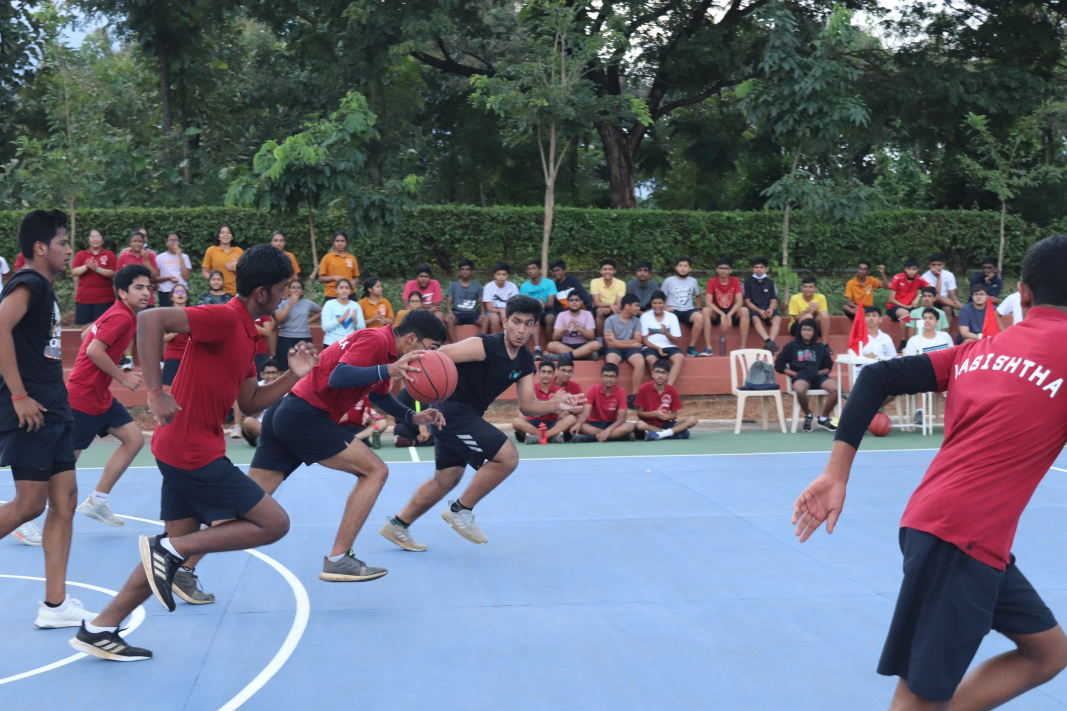
#> input picture assets/source/IMG_0612.JPG, 3200 x 2133 px (shown at 1/3 size); its folder holds only this picture in this run
$ python make-glimpses.py
#> lines starting #> are read from the running program, lines starting #| are printed output that depends on the picture
#!/usr/bin/env python3
"""Build the thumbnails for the Glimpses of CIRS collage on the home page.

    assets/img/glimpses/g01.jpg ... gNN.jpg

Unlike every other derived image on this site these are NOT graded towards
the purple. The collage exists to be the one loud, colourful thing on the
page — a wall of the school's own photographs — and a duotone would turn it
into wallpaper. They get a small lift in saturation and contrast instead.

Square, because the mosaic crops them to a dozen different shapes with
object-fit and a single source has to survive all of them.

Anything whose subject is a logo, a banner or signage is left out.

    python3 tools/make-glimpses.py

This clears the folder, so run tools/make-home-sizes.py after it: the page's
srcset also names the 256px WebP cut of every tile.
"""

import glob
import os
import shutil

from PIL import Image, ImageEnhance, ImageOps

ROOT = os.path.dirname(os.path.dirname(os.path.abspath(__file__)))
SRC = os.path.join(ROOT, "assets/source")
OUT = os.path.join(ROOT, "assets/img/glimpses")

SIZE = 440
QUALITY = 76
SATURATION = 1.12
CONTRAST = 1.04

# Subject is a banner or signage rather than the school, so it reads as a
# logo in a tile that size.
EXCLUDE = {
    "4.JPG",                  # a TEDx backdrop fills the frame
}


def main():
    files = sorted(
        p for p in glob.glob(os.path.join(SRC, "*"))
        if p.lower().endswith((".jpg", ".jpeg", ".png"))
        and os.path.basename(p) not in EXCLUDE
    )
    if os.path.isdir(OUT):
        shutil.rmtree(OUT)
    os.makedirs(OUT)

    total = 0
    for i, p in enumerate(files, 1):
        im = ImageOps.exif_transpose(Image.open(p)).convert("RGB")
#> im is the input picture: PIL image 3200x2133 RGB; mean R, G, B 103, 106.8, 118.5
        s = max(SIZE / im.width, SIZE / im.height)
#> s = 0.206
        im = im.resize((max(SIZE, round(im.width * s)), max(SIZE, round(im.height * s))),
                       Image.LANCZOS)
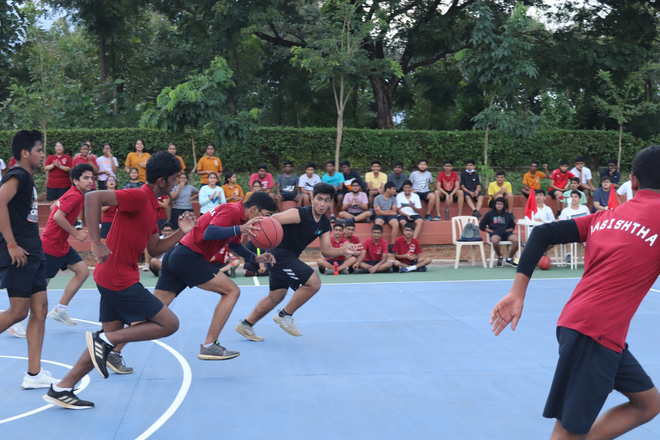
#> im: PIL image 660x440 RGB; mean R, G, B 103, 106.8, 118.5
        x, y = (im.width - SIZE) // 2, (im.height - SIZE) // 2
#> x = 110; y = 0
        im = im.crop((x, y, x + SIZE, y + SIZE))
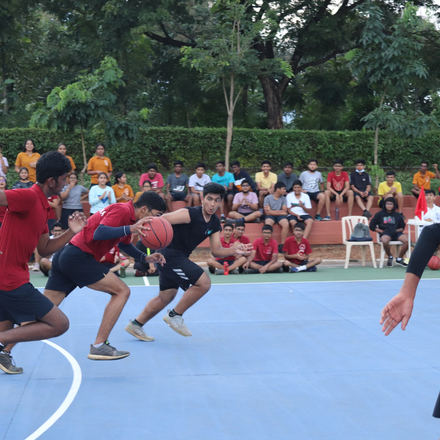
#> im: PIL image 440x440 RGB; mean R, G, B 103.7, 113.3, 125.5
        im = ImageEnhance.Color(im).enhance(SATURATION)
        im = ImageEnhance.Contrast(im).enhance(CONTRAST)
        out = os.path.join(OUT, f"g{i:02d}.jpg")
        im.save(out, "JPEG", quality=QUALITY, optimize=True, progressive=True)
        total += os.path.getsize(out)

    print(f"  {len(files)} tiles -> assets/img/glimpses/  {total/1e6:.2f} MB "
          f"({total/len(files)/1024:.0f} KB each, {SIZE}px)")


if __name__ == "__main__":
    main()

$ run again, on assets/source/IMG_1438.JPG
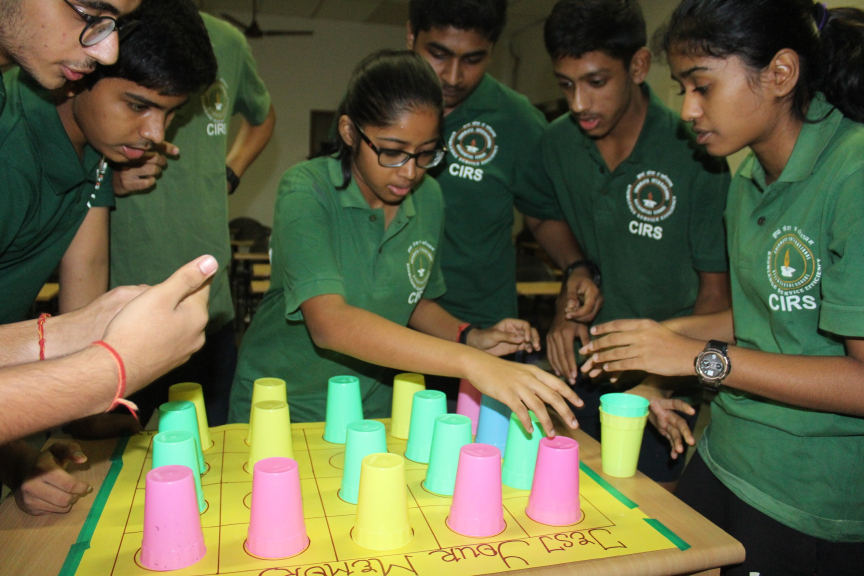
#> input picture assets/source/IMG_1438.JPG, 2592 x 1728 px (shown at 1/3 size)
#> in main, im is the input picture: PIL image 2592x1728 RGB; mean R, G, B 97.9, 99.5, 68.5
#> in main, `im = im.resize((max(SIZE, round(im.width * s)), max(SIZE, round(im.hei..`:
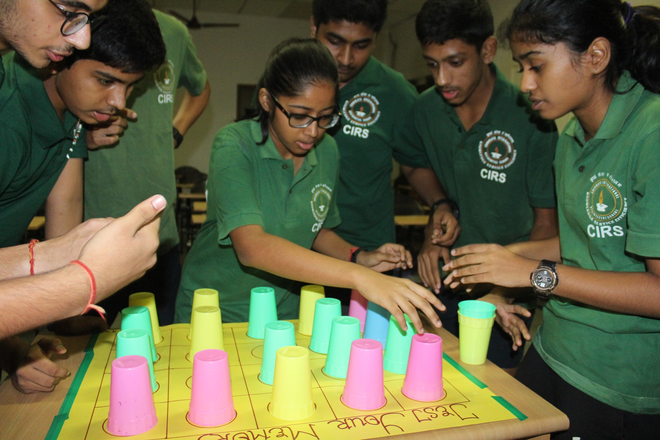
#> im: PIL image 660x440 RGB; mean R, G, B 97.9, 99.5, 68.5
#> in main, `im = im.crop((x, y, x + SIZE, y + SIZE))`:
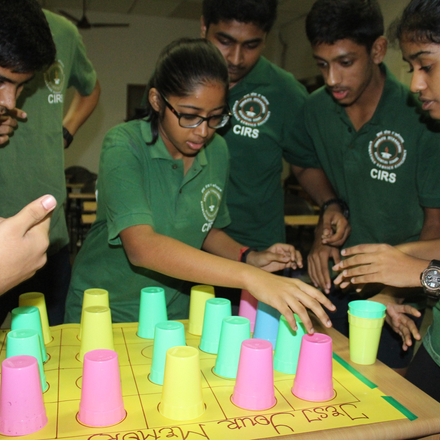
#> im: PIL image 440x440 RGB; mean R, G, B 103.7, 104.8, 71.4

$ run again, on assets/source/IMG_1625.JPG
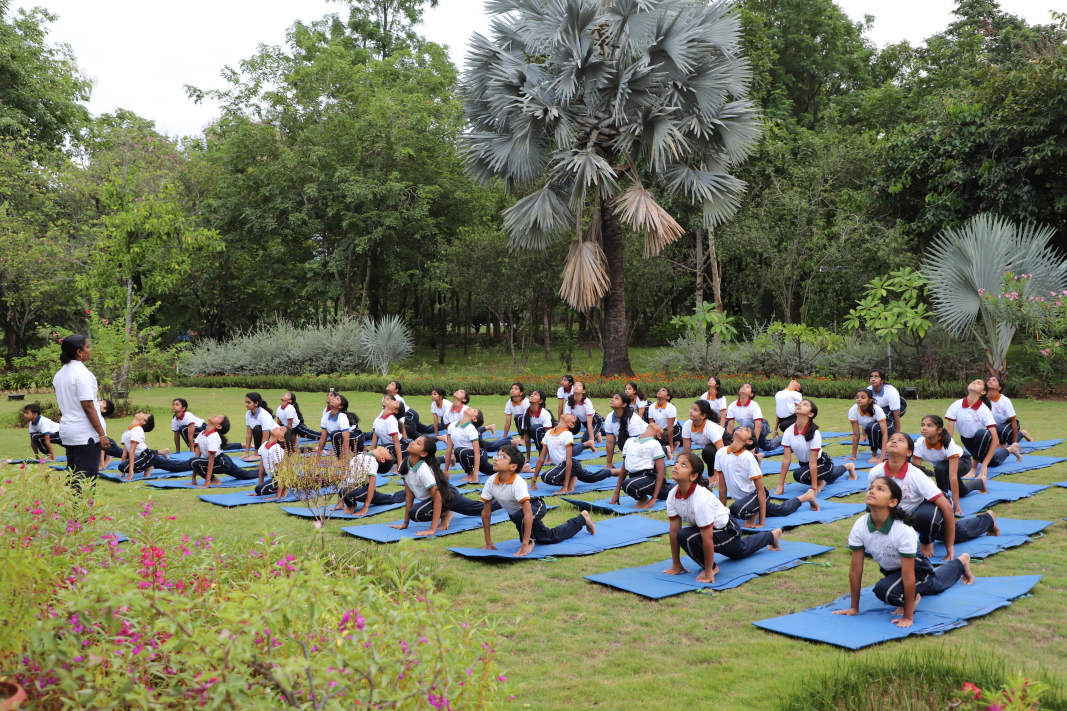
#> input picture assets/source/IMG_1625.JPG, 3200 x 2133 px (shown at 1/3 size)
#> in main, im is the input picture: PIL image 3200x2133 RGB; mean R, G, B 115.7, 120.3, 94.7
#> in main, `im = im.resize((max(SIZE, round(im.width * s)), max(SIZE, round(im.hei..`:
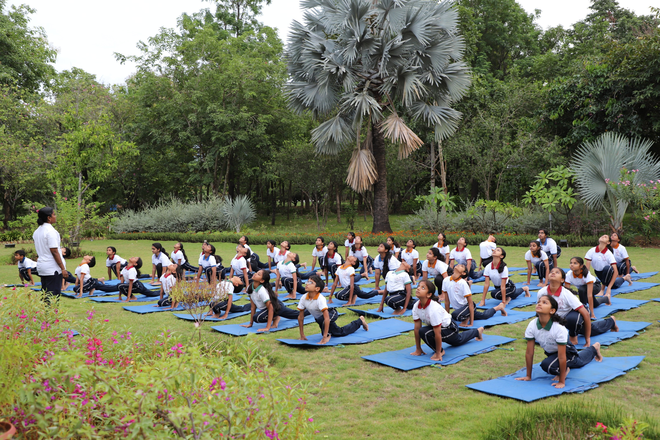
#> im: PIL image 660x440 RGB; mean R, G, B 115.7, 120.3, 94.7
#> in main, `im = im.crop((x, y, x + SIZE, y + SIZE))`:
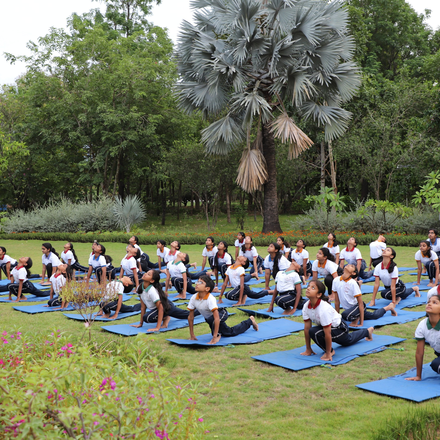
#> im: PIL image 440x440 RGB; mean R, G, B 113.7, 118.6, 94.3

$ run again, on assets/source/IMG_1686.JPG
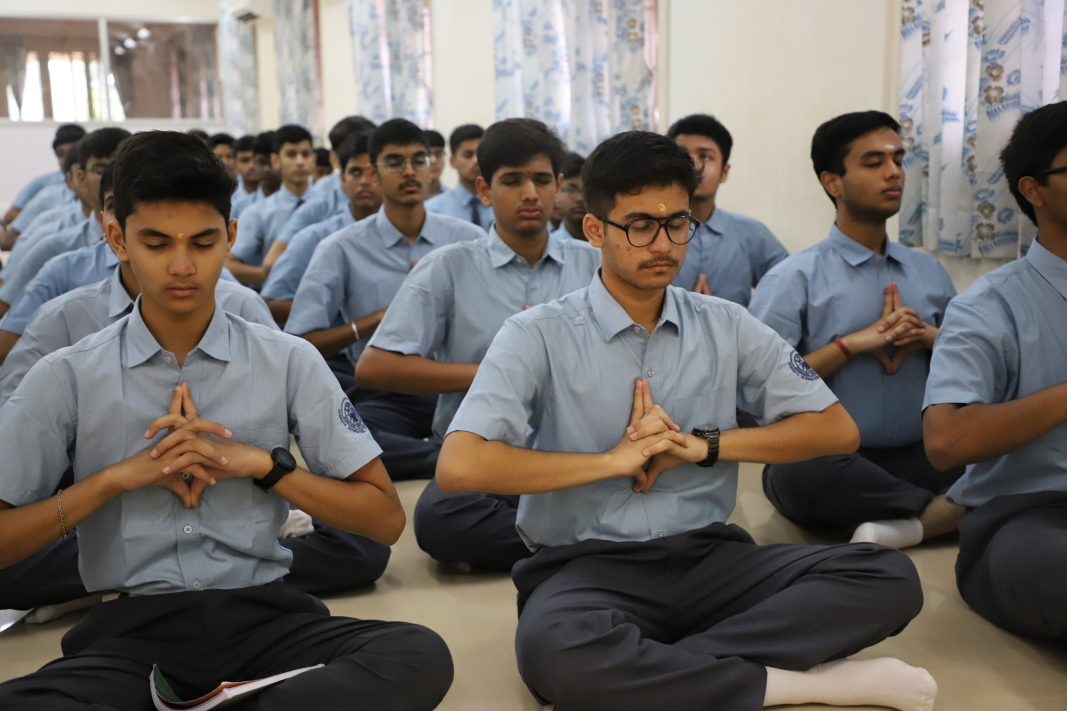
#> input picture assets/source/IMG_1686.JPG, 3200 x 2133 px (shown at 1/3 size)
#> in main, im is the input picture: PIL image 3200x2133 RGB; mean R, G, B 113, 107.9, 104.1
#> in main, `im = im.resize((max(SIZE, round(im.width * s)), max(SIZE, round(im.hei..`:
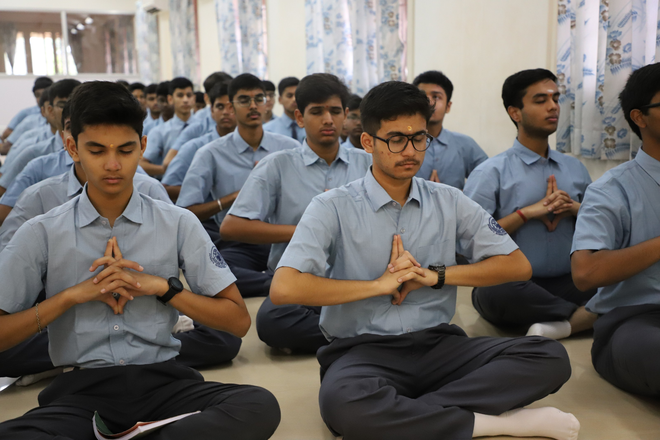
#> im: PIL image 660x440 RGB; mean R, G, B 113, 107.9, 104.1
#> in main, `im = im.crop((x, y, x + SIZE, y + SIZE))`:
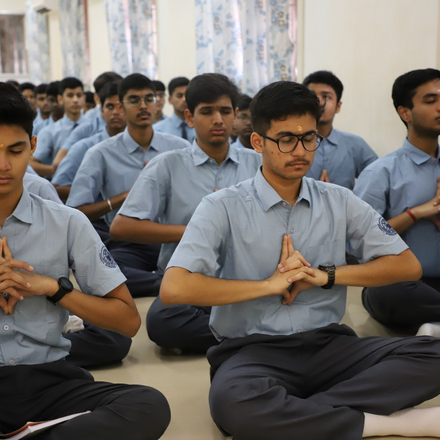
#> im: PIL image 440x440 RGB; mean R, G, B 115.7, 110.3, 106.1

$ run again, on assets/source/IMG_0633.JPG
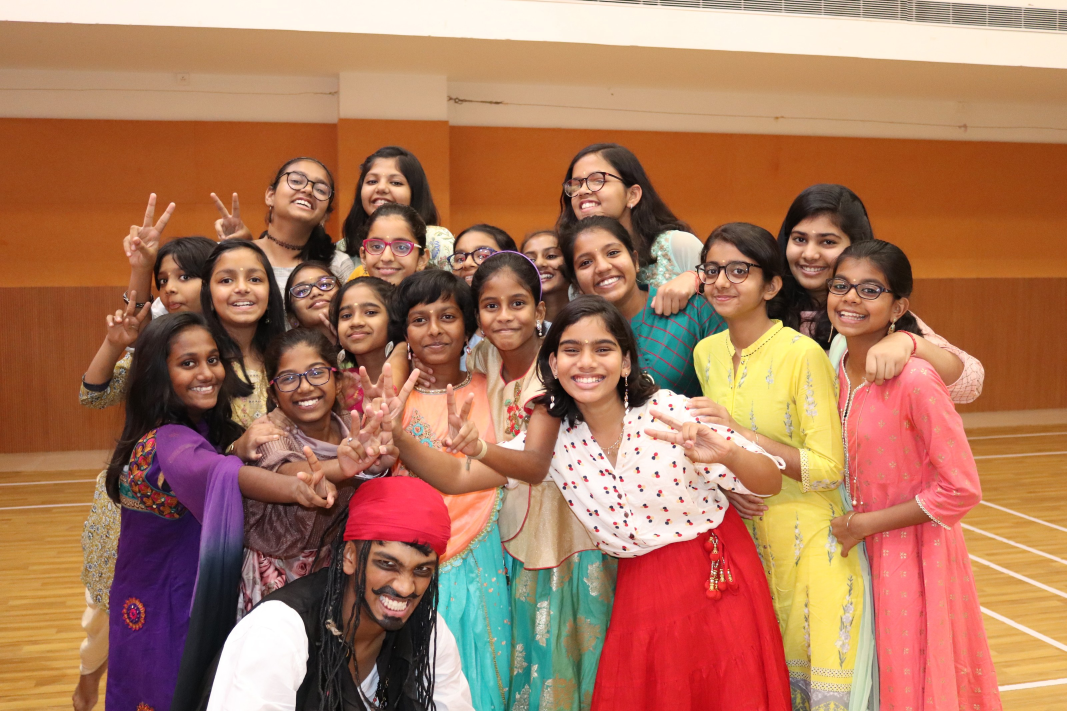
#> input picture assets/source/IMG_0633.JPG, 3200 x 2133 px (shown at 1/3 size)
#> in main, im is the input picture: PIL image 3200x2133 RGB; mean R, G, B 170.9, 119.3, 91.5
#> in main, `im = im.resize((max(SIZE, round(im.width * s)), max(SIZE, round(im.hei..`:
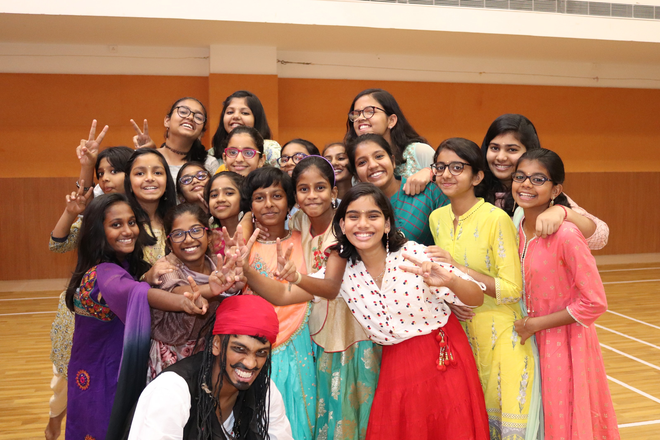
#> im: PIL image 660x440 RGB; mean R, G, B 170.9, 119.3, 91.5
#> in main, `im = im.crop((x, y, x + SIZE, y + SIZE))`:
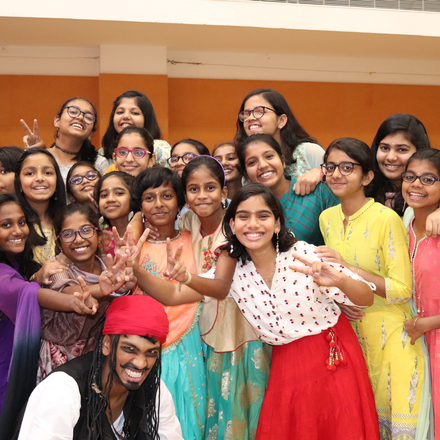
#> im: PIL image 440x440 RGB; mean R, G, B 168.9, 123.6, 99.3
